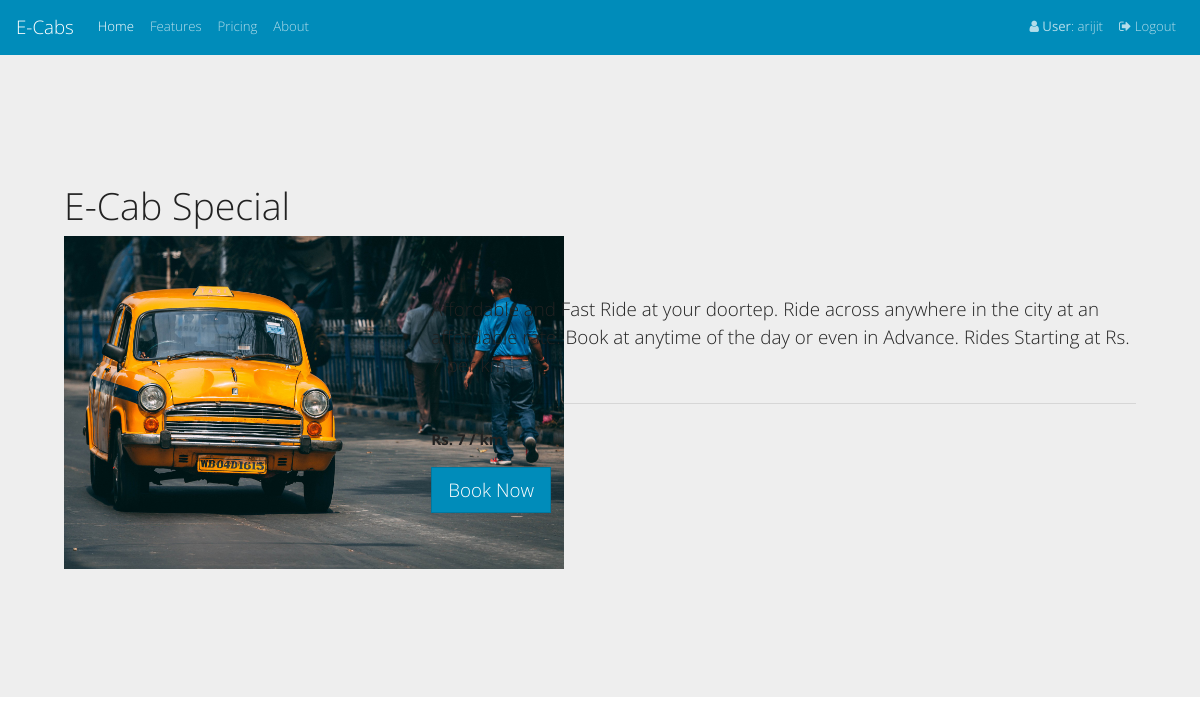
The page /car/2/ (signed in) on the database its author committed.
### frontend/models.py (models this page shows, shortened)
class Car(models.Model):
    name = models.CharField(max_length=100)
    image = models.ImageField(upload_to='car_images')
    description = models.TextField()
    daily_rent = models.IntegerField()
    is_available = models.BooleanField()

### frontend/views.py (the view)
# urls.py: url(r'^car/(?P<pk>\d+)/$', CarDetailsView.as_view(), name='car-details'),
class CarDetailsView(DetailView):
    template_name = 'car_details.html'
    model = Car
    def get_context_data(self, **kwargs):
        ctx = super(CarDetailsView, self).get_context_data(**kwargs)
        ctx['booking_success'] = 'booking-success' in self.request.GET
        return ctx

### frontend/templates/car_details.html (shortened to what this page needs)
{% extends "base.html" %}
{% block content %}
<div class="jumbotron">
<div class="row">
  <div class="col-sm-4"><h1 class="display-6">{{ object.name }}</h1><img class="image" src="{{ car.image.url }}" /></div>
  <div class="col-sm-8"><br><br><br><br><br>
	<p class="lead">{{ object.description }}</p>
	<hr class="my-4">
	  <p><strong> Rs. {{ object.daily_rent }} / km</strong></p>
	  <p class="lead">
	    <a class="btn btn-primary btn-lg" href="{% url 'new-booking' car_pk=object.pk %}" role="button">Book Now</a>
	  </p>
	</div>
</div>
</div>
{% endblock %}

### templates/base.html (shortened to what this page needs)
<!DOCTYPE HTML>
<html>
<head>
	<link href="https://maxcdn.bootstrapcdn.com/bootswatch/4.0.0-beta.3/yeti/bootstrap.min.css" rel="stylesheet">
<link href="https://maxcdn.bootstrapcdn.com/font-awesome/4.7.0/css/font-awesome.min.css" rel="stylesheet">
</head>
<body>
<nav class="navbar navbar-expand-lg navbar-dark bg-primary">
  <a class="navbar-brand" href="#">E-Cabs</a>
  <div class="collapse navbar-collapse" id="navbarColor01">
    <ul class="navbar-nav mr-auto">
      <li class="nav-item active">
        <a class="nav-link" href="#">Home <span class="sr-only">(current)</span></a>
      </li>
      <li class="nav-item">
        <a class="nav-link" href="#">Features</a>
      </li>
      <li class="nav-item">
        <a class="nav-link" href="#">Pricing</a>
      </li>
      <li class="nav-item">
        <a class="nav-link" href="#">About</a>
      </li>
</ul>
<ul class="nav navbar-nav navbar-right">
{% if request.user.is_authenticated %}
<li class="nav-item"></i><a class="nav-link" href="#"><i class="fa fa-user"></i> <b>User</b>: {{ user.get_username }}</a></li>
<li class="nav-item"><a class="nav-link" href="{% url "logout" %}"><i class="fa fa-sign-out"></i> Logout</a></li>
{% else %}
<li class="nav-item"><a class="nav-link" href="{% url "login" %}"><i class="fa fa-users"></i> Login</a></li>
<li class="nav-item"><a class="nav-link" href="{% url "user_registration"%}"><i class="fa fa-sign-out"></i> Sign Up</a></li>
</ul>
{% endif %}
  </div>
</nav>
    {% block content %}
    {% endblock %}
</body>
</html>

### rows shown on the page
Car: name "E-Cab Special", image (picture), description "Affordable and Fast Ride at your doortep. Ride across anywhere in the city at an affordable rate. Book at anytime of the day or even in Advance. Rides Starting at Rs. 7 per km", daily_rent "7"

### other values the page prints
{{ user.get_username }} "arijit"
